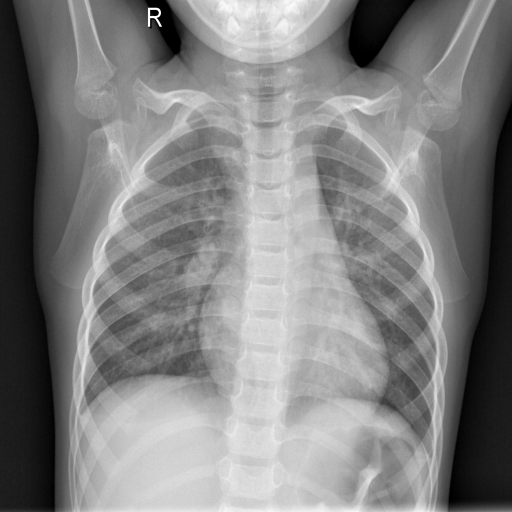
#> input picture 3.2022年学习/FractralDimensionSoftware/COVID-19-c/NORMAL/NORMAL (1).png, 1024 x 1024 px, found by its file name (shown at 1/2 size)
$ python '2. 原图灰度直方图fft频谱图.py'
#> lines starting #> are read from the running program, lines starting #| are printed output that depends on the picture
import glob
import cv2
import numpy as np
import pandas as pd
import matplotlib.pyplot as plt
import time

start_time = time.time()


normal = []
normal_target = []
viral_pneumonia = []

def convertjpg(path):
    img = cv2.imread(path)
#> img is the input picture: shape (1024, 1024, 3); min 0, max 255, mean 128.9
    or_img = cv2.cvtColor(img, cv2.COLOR_BGR2RGB) #转换为matplot的色彩模式
    #print("or_img:", or_img)
    gray_img = cv2.cvtColor(img, cv2.COLOR_RGB2GRAY) #转化为灰度图
    #gray_img = cv2.imread(pngfile, cv2.IMREAD_GRAYSCALE) #读取为灰度图,读取的参数必须是路径或者名字，而非一个矩阵图片
    #print(gray_img)
    fft_img = fft(gray_img)

    return or_img, gray_img, fft_img

def fft(img):
    #快速傅里叶变换算法得到频率分布
    f = np.fft.fft2(img)
    #默认结果中心点位置是在左上角,
    #调用fftshift()函数转移到中间位置
    fshift = np.fft.fftshift(f)
    #fft结果是复数, 其绝对值结果是振幅
    fimg = np.log(np.abs(fshift))
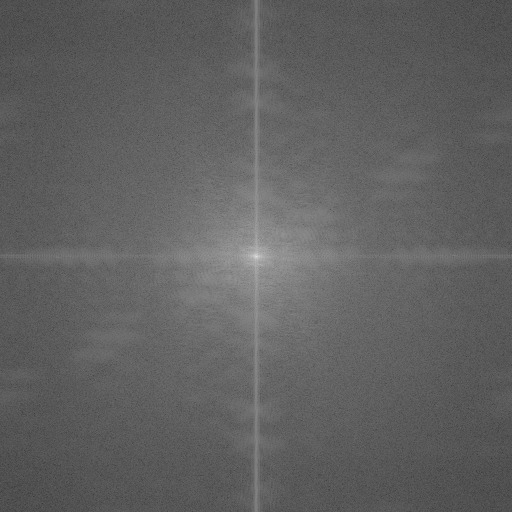
#> fimg: shape (1024, 1024) float64 (shown at 1/2 size); min 0.54, max 18.72, mean 7.45; drawn with min black and max white
    return fimg

def plot_figure(path1, path2):
    # 画图
    or_img1, gray_img1, fft_img1 = convertjpg(path1)
    # print(or_img1)
    plt.figure(1, (12, 12))

    #plt.subplot(231)
    plt.title("Original Img 1")
    plt.imshow(or_img1)

    plt.figure(2, (12, 12))
    #plt.subplot(232)
    plt.title("Gray histigram")
    plt.hist(gray_img1.ravel(), 256, [5, 256])
    plt.xlim((0, 256))
    plt.ylim((0, 30000))
    plt.xlabel("Grayscale")
    plt.ylabel("Number of pixels")

    plt.figure(3, (12, 12))
    #plt.subplot(233)
    plt.title("FFT_Espectro")
    plt.imshow(fft_img1, "gray")

    or_img2, gray_img2, fft_img2 = convertjpg(path2)

    plt.figure(4, (12, 12))
    #plt.subplot(234)
    plt.title("Original Img 2")
    plt.imshow(or_img2)

    plt.figure(5, (12, 12))
    #plt.subplot(235)
    plt.title("Gray histigram")
    plt.hist(gray_img2.ravel(), 256, [5, 256])
    plt.xlim((0, 256))
    plt.ylim((0, 30000))
    plt.xlabel("Grayscale")
    plt.ylabel("Number of pixels")

    plt.figure(6, (12, 12))
    #plt.subplot(236)
    plt.title("FFT_Espectro")
    plt.imshow(fft_img2, "gray")

    plt.show()
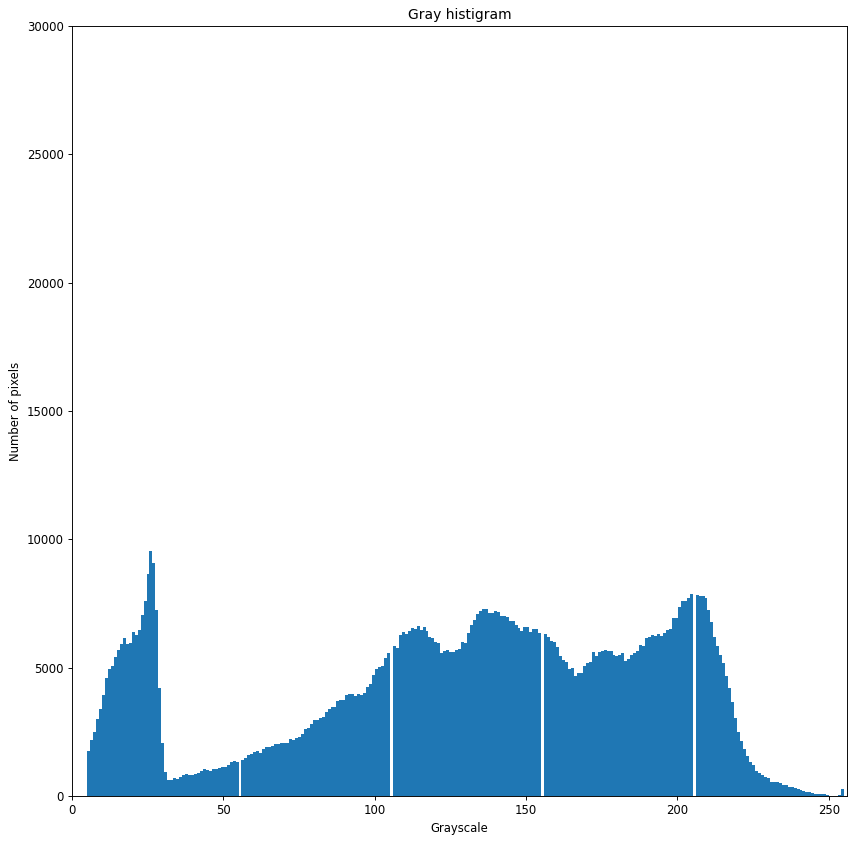
#> figure drawn by matplotlib, 1 panel; tallest bar 9535 high, from x = 25.59 to 26.57
"""
count0 = 0
for pngfile in glob.glob(r"C:/Users/Yan/Desktop/test/NORMAL/*.png"):
    normal.append(pngfile)  #此出的pngfile是路径
    count0 += 1
    if count0 == 2:
        break
print(len(normal))
plot_figure(normal[0], normal[1])
"""

path1 = r"C:\Users\Yan\Desktop\newdata\NORMAL\NORMAL (1).png"
path2 = r"C:\Users\Yan\Desktop\newdata\NORMAL\NORMAL (1).png"
plot_figure(path1, path2)

path1 = r"C:\Users\Yan\Desktop\newdata\Viral Pneumonia\Viral Pneumonia (1).png"
path2 = r"C:\Users\Yan\Desktop\newdata\Viral Pneumonia\Viral Pneumonia (2).png"
#> (the run stopped early here; a loop or call above may not have finished)

$ run again, with 3.2022年学习/FractralDimensionSoftware/COVID-19-c/NORMAL/NORMAL (100).png copied over 3.2022年学习/FractralDimensionSoftware/COVID-19-c/NORMAL/NORMAL (1).png
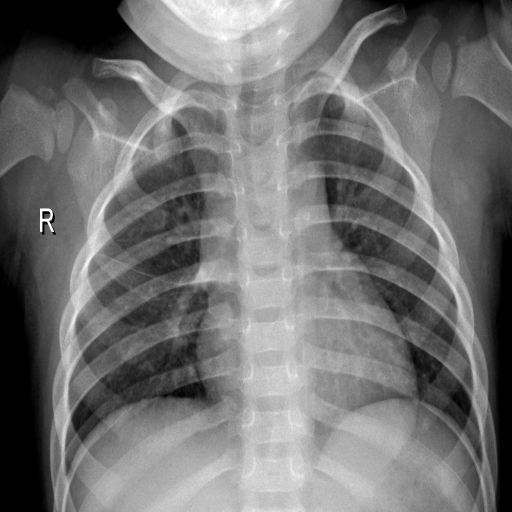
#> input picture 3.2022年学习/FractralDimensionSoftware/COVID-19-c/NORMAL/NORMAL (100).png, 1024 x 1024 px, found by its file name (shown at 1/2 size)
#> in convertjpg, img is the input picture: shape (1024, 1024, 3); min 0, max 255, mean 113.9
#> in plot_figure, `plt.show()`:
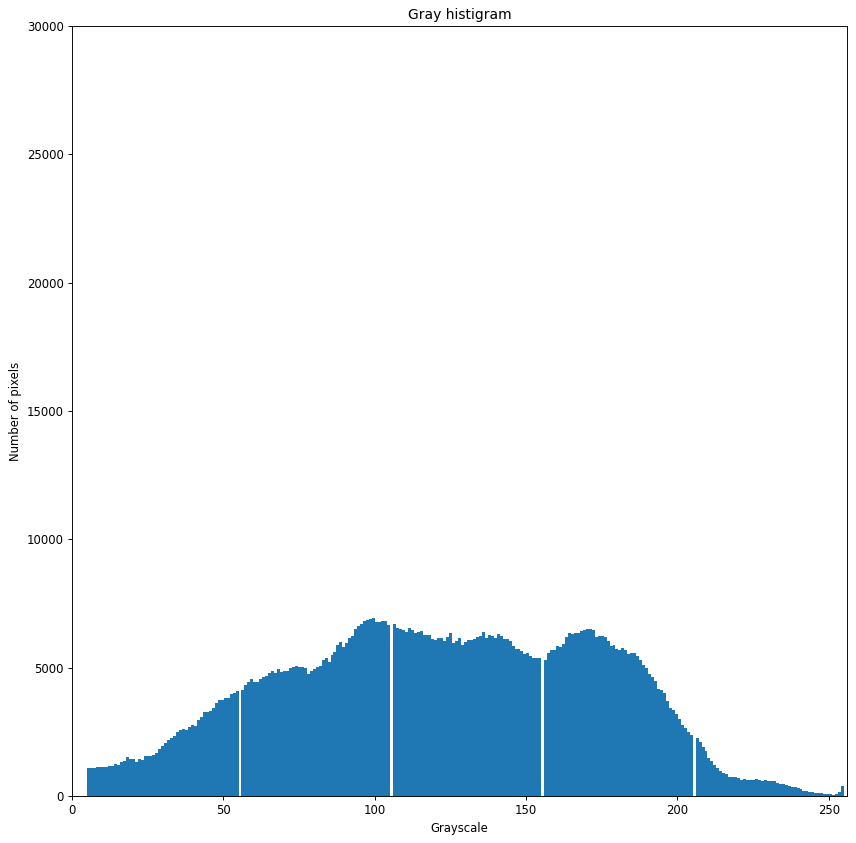
#> figure drawn by matplotlib, 1 panel; tallest bar 6940 high, from x = 99.12 to 100.1

$ run again, with 3.2022年学习/FractralDimensionSoftware/COVID-19-c/NORMAL/NORMAL (1001).png copied over 3.2022年学习/FractralDimensionSoftware/COVID-19-c/NORMAL/NORMAL (1).png
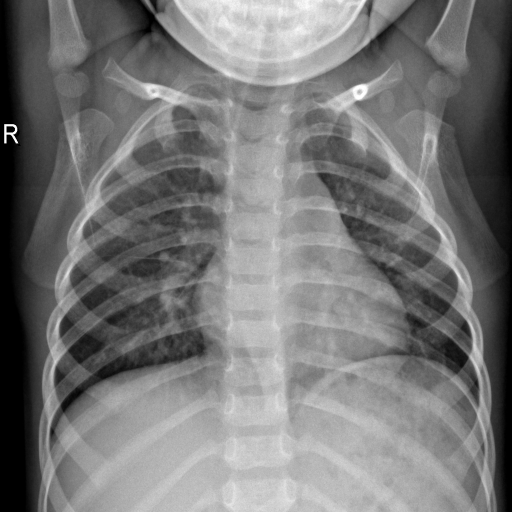
#> input picture 3.2022年学习/FractralDimensionSoftware/COVID-19-c/NORMAL/NORMAL (1001).png, 1024 x 1024 px, found by its file name (shown at 1/2 size)
#> in convertjpg, img is the input picture: shape (1024, 1024, 3); min 0, max 255, mean 118.9
#> in plot_figure, `plt.show()`:
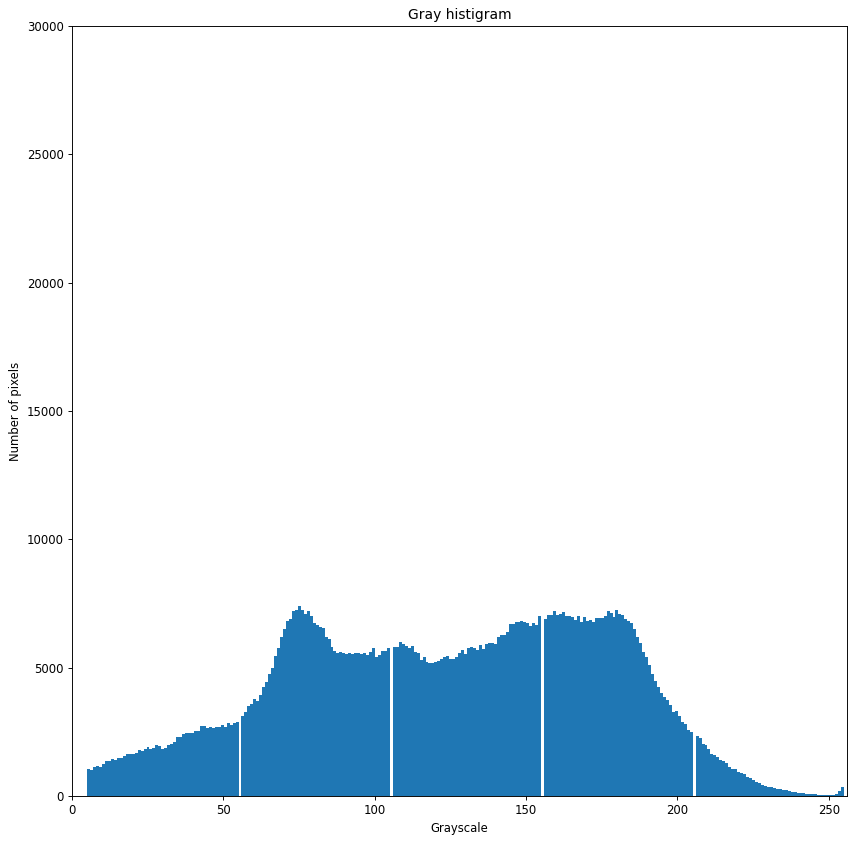
#> figure drawn by matplotlib, 1 panel; tallest bar 7407 high, from x = 74.61 to 75.59

$ run again, with 3.2022年学习/FractralDimensionSoftware/COVID-19-c/NORMAL/NORMAL (1002).png copied over 3.2022年学习/FractralDimensionSoftware/COVID-19-c/NORMAL/NORMAL (1).png
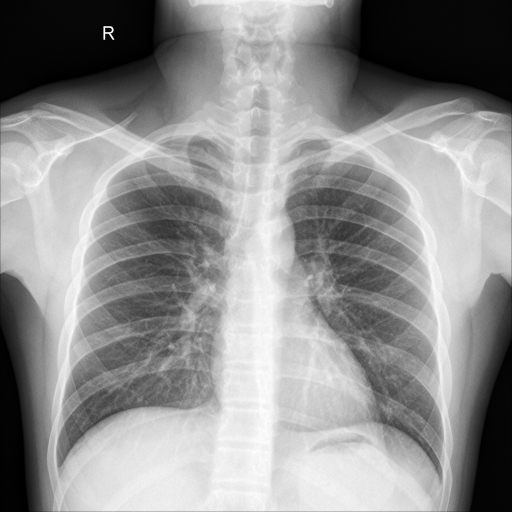
#> input picture 3.2022年学习/FractralDimensionSoftware/COVID-19-c/NORMAL/NORMAL (1002).png, 1024 x 1024 px, found by its file name (shown at 1/2 size)
#> in convertjpg, img is the input picture: shape (1024, 1024, 3); min 0, max 255, mean 143.6
#> in fft, `fimg = np.log(np.abs(fshift))`:
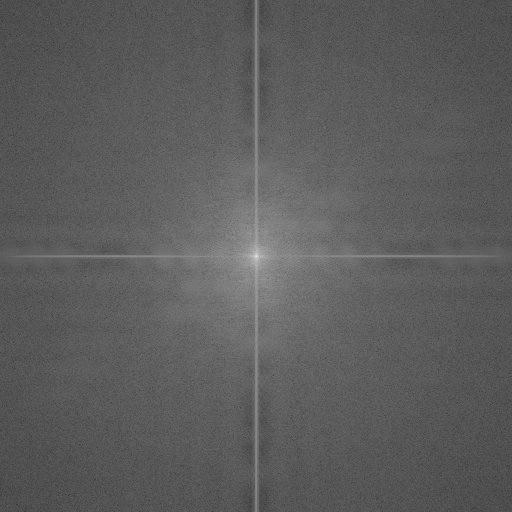
#> fimg: shape (1024, 1024) float64 (shown at 1/2 size); min 1.39, max 18.83, mean 7.74; drawn with min black and max white
#> in plot_figure, `plt.show()`:
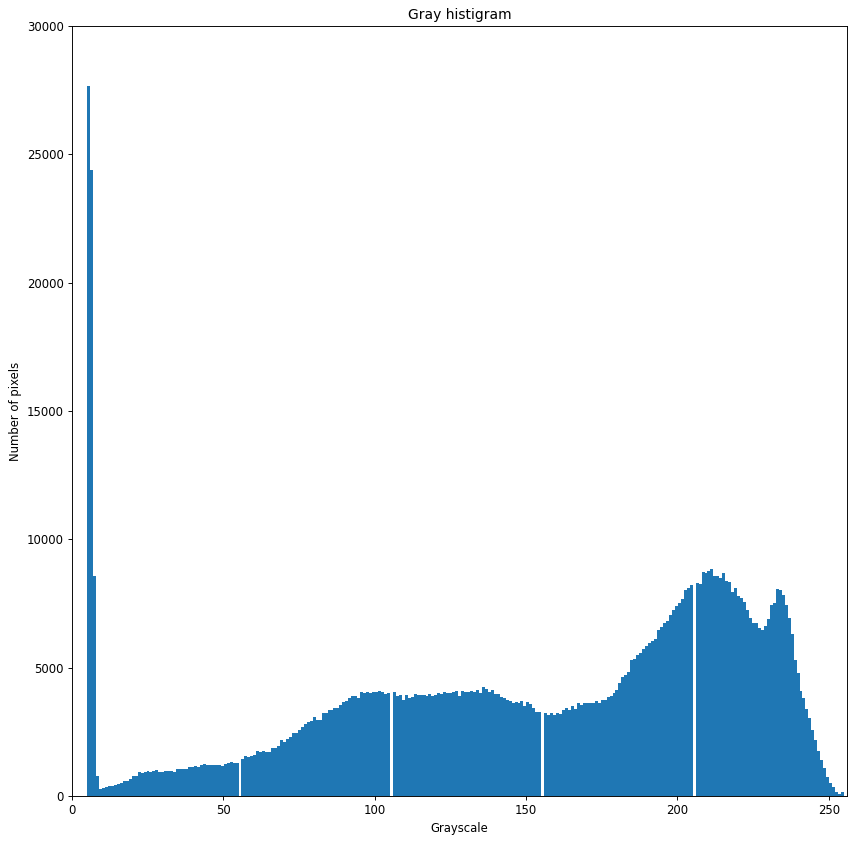
#> figure drawn by matplotlib, 1 panel; tallest bar 27670 high, from x = 5 to 5.98
